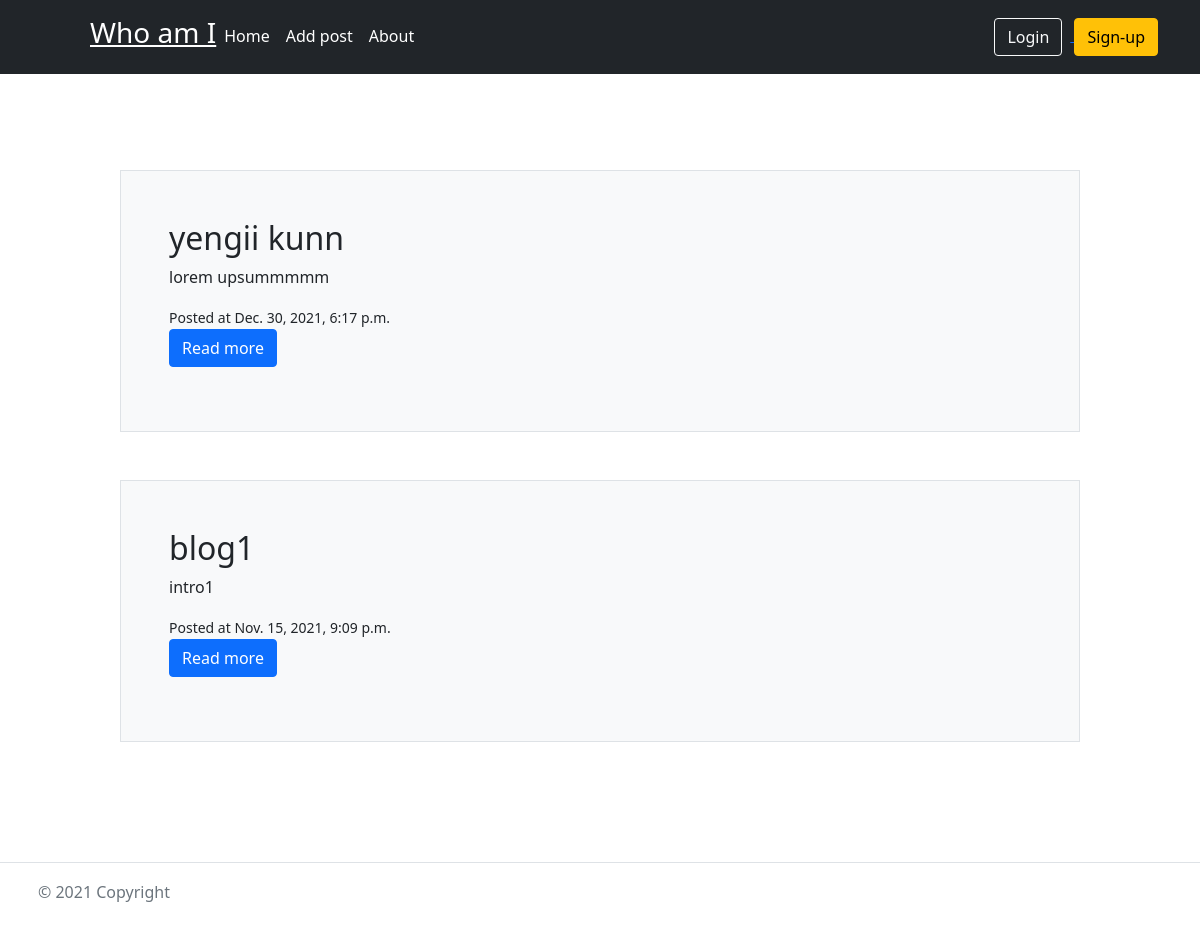
/, run on an earlier commit of the app's database.
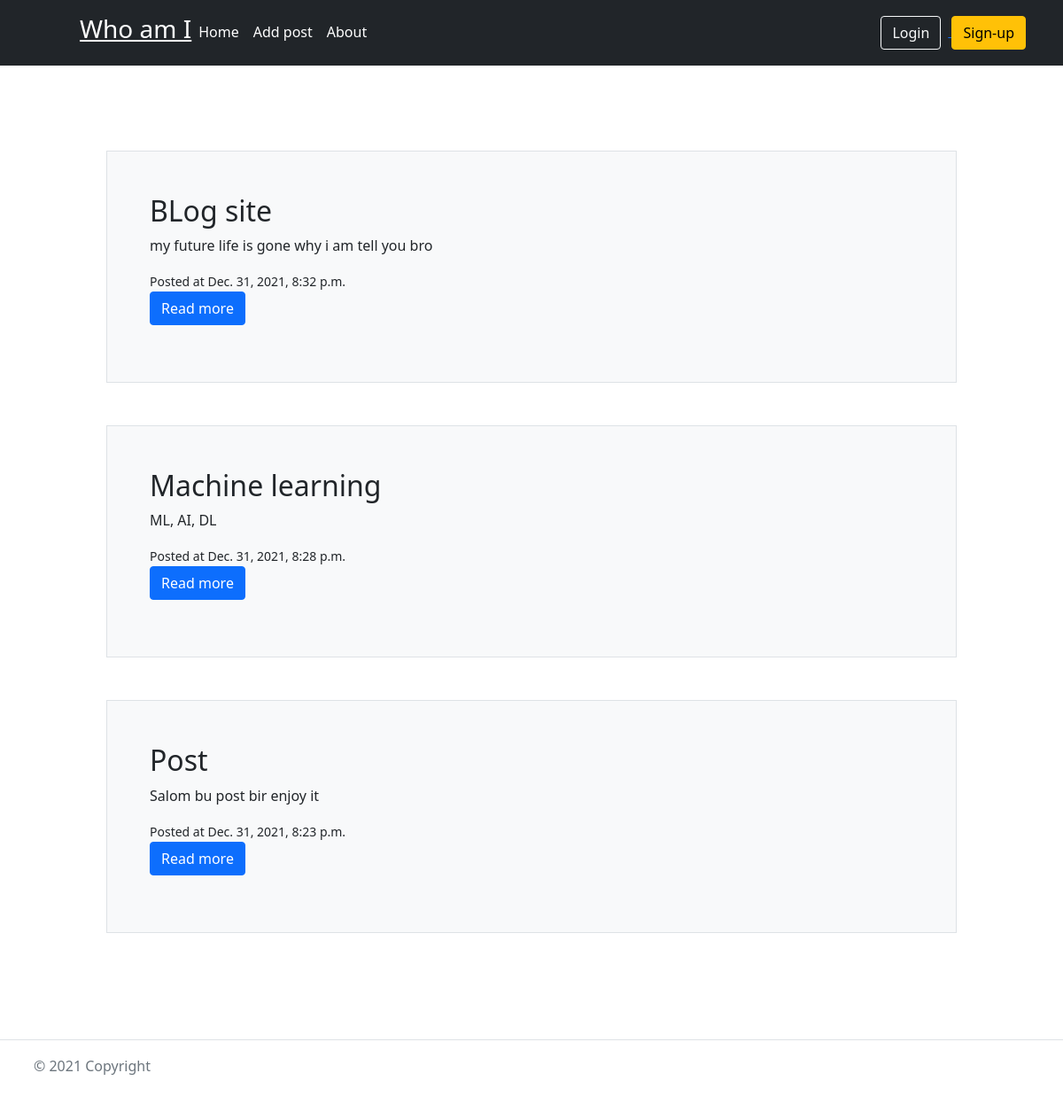
And on a later commit of the database.
### blogapp/models.py (models this page shows, shortened)
class Post(models.Model):
    title = models.CharField(max_length=255)
    slug = models.SlugField()
    intro = models.TextField()
    body = models.TextField()
    date_added = models.DateTimeField(auto_now_add=True)
    class Meta:
        ordering = ['-date_added']

### blogapp/views.py (the view)
# urls.py: path('', index, name='home'),
def index(request):
    posts = Post.objects.all()
    context = {'posts': posts}
    return render(request, 'blogapp/index.html', context)

### blogapp/templates/blogapp/index.html (shortened to what this page needs)
{% extends 'blogapp/base.html' %}
{% block content %}
	{% for post in posts %}
		<div class="container">
			<div class="h-100 p-5 m-6 bg-light border rounded-6">
				<h2 class="">{{ post.title }}</h2>
				<p>{{ post.intro }}</p>
				<small>Posted at {{ post.date_added }}</small>
				<p>
					<a href="{% url 'post_detail' post.slug %}">
					<button class="btn btn btn-primary" type="button">Read more</button>
					</a>
				</p>
			</div>
		</div>
	{% endfor %}
{% endblock %}

### blogapp/templates/blogapp/base.html (shortened to what this page needs)
<!DOCTYPE html>
<html>
  <head>
    {% load static %}
    <link rel="stylesheet" href="https://cdn.jsdelivr.net/npm/bulma@0.9.1/css/bulma.min.css">
    <link rel="stylesheet" href="{% static 'blogapp/style.css' %}">
    <link href="https://cdn.jsdelivr.net/npm/bootstrap@5.1.3/dist/css/bootstrap.min.css" rel="stylesheet">
  </head>
  <body>
    <header class="p-3 bg-dark text-white">
      <div class="container">
        <div class="d-flex flex-wrap align-items-center justify-content-center justify-content-lg-start">
          <a href="/" class="d-flex align-items-center mb-2 mb-lg-0 text-white text-decoration-none">
            <svg class="bi me-2" width="40" height="32" role="img" aria-label="Bootstrap"><use xlink:href="#bootstrap"></use></svg>
          </a>
          <ul class="nav col-12 col-lg-auto me-lg-auto mb-2 justify-content-center mb-md-0">
            {% if request.user.is_authenticated %}
            <h4><u> {{ request.user|title }} </u></h4>
            {% else %}
            <h3><u>Who am I</u></h3>
            {% endif %}
            <li><a href="{% url 'home' %}" class="nav-link px-2 text-white">Home</a></li>
            <li><a href="{% url 'add_post' %}" class="nav-link px-2 text-white">Add post</a></li>
            <li><a href="#" class="nav-link px-2 text-white">About</a></li>
          </ul>
          <div class="text-end">
            {% if request.user.is_authenticated %}
            <a href="{% url 'logout' %}">
              <button type="button" class="btn btn-outline-light me-2">Logout</button>
            </a>
            {% else %}
            <a href="{% url 'login' %}">
              <button type="button" class="btn btn-outline-light me-2">Login</button>
            </a>
            {% endif %}
            <a href="{% url 'register' %}">
              <button type="button" class="btn btn-warning">Sign-up</button>
            </a>
          </div>
        </div>
      </div>
    </header>
    <section class="section">
      <div class="container">
        {% block content %}
        {% endblock %}
      </div>
    </section>
    <footer class="d-flex flex-wrap justify-content-between align-items-center py-3 my-4 border-top">
      <div class="col-md-4 d-flex align-items-center">
        <a href="/" class="mb-3 me-2 mb-md-0 text-muted text-decoration-none lh-1">
          <svg class="bi" width="30" height="24"><use xlink:href="#bootstrap"></use></svg>
        </a>
        <span class="text-muted">© 2021 Copyright</span>
      </div>
      <ul class="nav col-md-4 justify-content-end list-unstyled d-flex">
        <li class="ms-3"><a class="text-muted" href="#"><svg class="bi" width="24" height="24"><use xlink:href="#twitter"></use></svg></a></li>
        <li class="ms-3"><a class="text-muted" href="#"><svg class="bi" width="24" height="24"><use xlink:href="#instagram"></use></svg></a></li>
        <li class="ms-3"><a class="text-muted" href="#"><svg class="bi" width="24" height="24"><use xlink:href="#facebook"></use></svg></a></li>
      </ul>
    </footer>
  </body>
</html>

What changed in the data, as far as the page shows it:
removed Post: title "yengii kunn", intro "lorem upsummmmm", date_added "Dec. 30, 2021, 6:17 p.m."
removed Post: title "blog1", intro "intro1", date_added "Nov. 15, 2021, 9:09 p.m."
added Post: title "BLog site", intro "my future life is gone why i am tell you bro", date_added "Dec. 31, 2021, 8:32 p.m."
added Post: title "Machine learning", intro "ML, AI, DL", date_added "Dec. 31, 2021, 8:28 p.m."
added Post: title "Post", intro "Salom bu post bir enjoy it", date_added "Dec. 31, 2021, 8:23 p.m."
